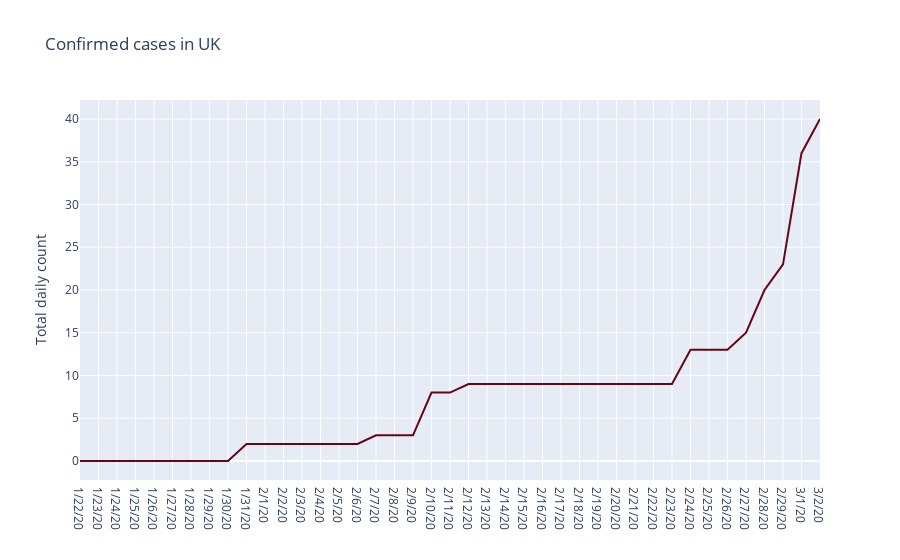

The notebook cell saved with this chart:
### Code cell
countryName = 'UK'

confirmedCasesCountryTS = confirmedCases[confirmedCases.columns[2:]].loc[countryName]

visualize.plotMultipleTimeSeries(x=confirmedCasesCountryTS.index,
                                 y=confirmedCasesCountryTS,
                                 name=countryName,
                                 yLabel='Total daily count',
                                 color='#690415',
                                 title=f'Confirmed cases in {countryName}'
                                )

### Figure 1 — Plotly figure (JSON) as saved in the notebook; plotly's stock layout.template omitted (floating-point values rounded to 4 significant figures)
{"data": [{"line": {"color": "#690415"}, "mode": "lines", "name": "UK", "type": "scatter", "x": ["1/22/20", "1/23/20", "1/24/20", "1/25/20", "1/26/20", "1/27/20", "1/28/20", "1/29/20", "1/30/20", "1/31/20", "2/1/20", "2/2/20", "2/3/20", "2/4/20", "2/5/20", "2/6/20", "2/7/20", "2/8/20", "2/9/20", "2/10/20", "2/11/20", "2/12/20", "2/13/20", "2/14/20", "2/15/20", "2/16/20", "2/17/20", "2/18/20", "2/19/20", "2/20/20", "2/21/20", "2/22/20", "2/23/20", "2/24/20", "2/25/20", "2/26/20", "2/27/20", "2/28/20", "2/29/20", "3/1/20", "3/2/20"], "y": [0, 0, 0, 0, 0, 0, 0, 0, 0, 2, 2, 2, 2, 2, 2, 2, 3, 3, 3, 8, 8, 9, 9, 9, 9, 9, 9, 9, 9, 9, 9, 9, 9, 13, 13, 13, 15, 20, 23, 36, 40]}], "layout": {"hovermode": "x", "legend": {"itemsizing": "constant"}, "title": {"text": "Confirmed cases in UK"}, "yaxis": {"title": {"text": "Total daily count"}}}}
